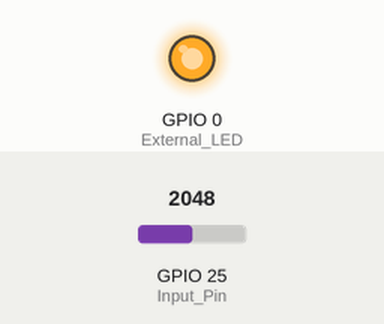
This sketch was run on a simulated ESP32. Parts: output pins drawn as LEDs (lit = HIGH). Inputs (shaded band) come from the test bench; at power-on: GPIO 25 (Input_Pin) = 2048. What the sketch prints to the serial monitor is not drawn.

Above: at 5.8 s.
5.9 s: GPIO 25 (Input_Pin) set to 491
At 8.0 s:
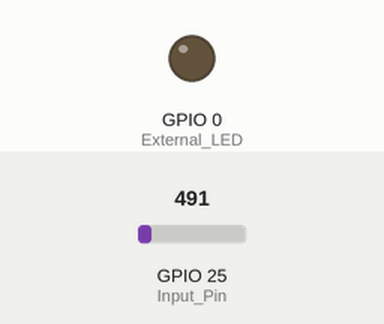
11.9 s: GPIO 25 (Input_Pin) set to 0
Timing chart, 0 to 23.9 s (numbered marks = the images above; inputs shaded):
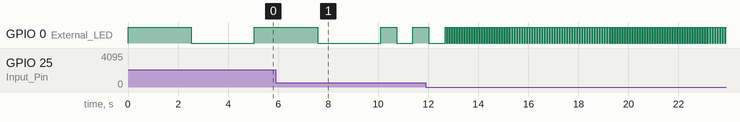

The sketch:

4.1.2.ino
```cpp
/*
Lab 4.1.2
Author Yupeng Li
*/
const int External_LED = 0;//Set P0 as the external LED output
int Input_Pin = 25;//set P25 as the input pin
int val = 0;//set a value used to store the analog read

// the setup function runs once when you press reset or power the board
void setup() {
  pinMode(External_LED, OUTPUT);//set the  external led port as output
  Serial.begin(115200);//begin the serial communication at 115200 bauds

}

// the loop function runs over and over again forever
void loop() {
  val = map(analogRead(Input_Pin),0,4095,100,10000);//map the voltage read value to 100-10000ms
  Serial.println(val);//print out the value read from the analog pin

  digitalWrite(External_LED, HIGH);   // turn the LED on (HIGH is the voltage level)                     // wait for a second
  delay(val/2);//wait for half of period
  digitalWrite(External_LED, LOW);    // turn the LED off by making the voltage LOW                       // wait for a second
  delay(val/2);//wait for half of period

}
```

Measured:
- by itself, GPIO 0 (External_LED): repeats every 0.10 s: HIGH 0.05 s, LOW 0.05 s
